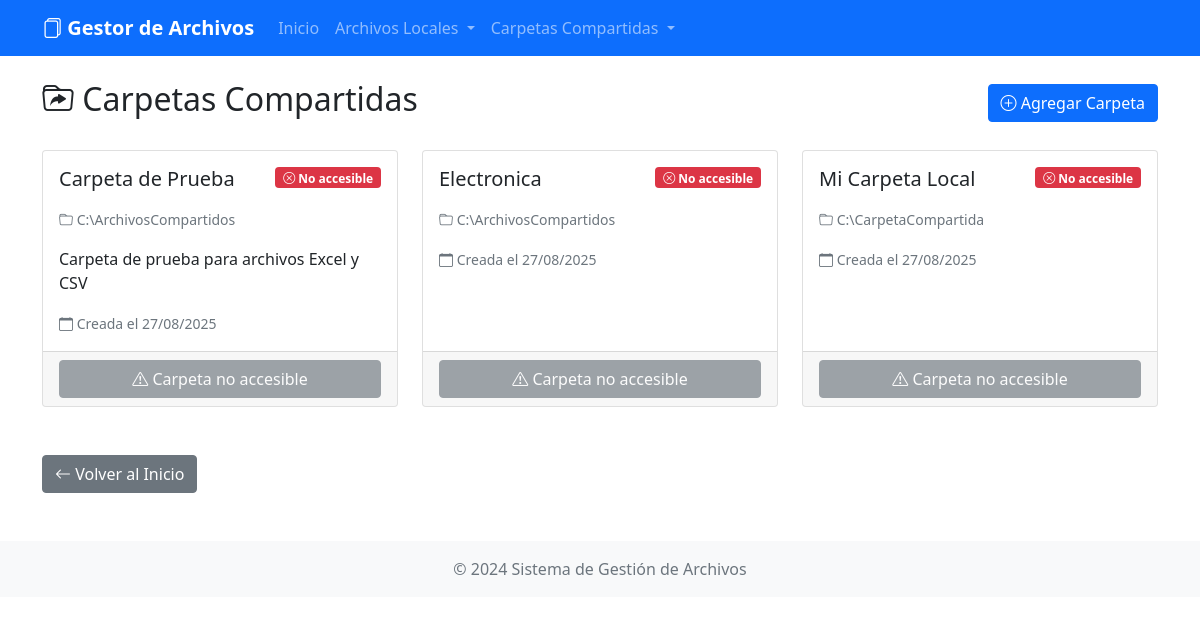
Page /carpetas/ on the earlier database version.
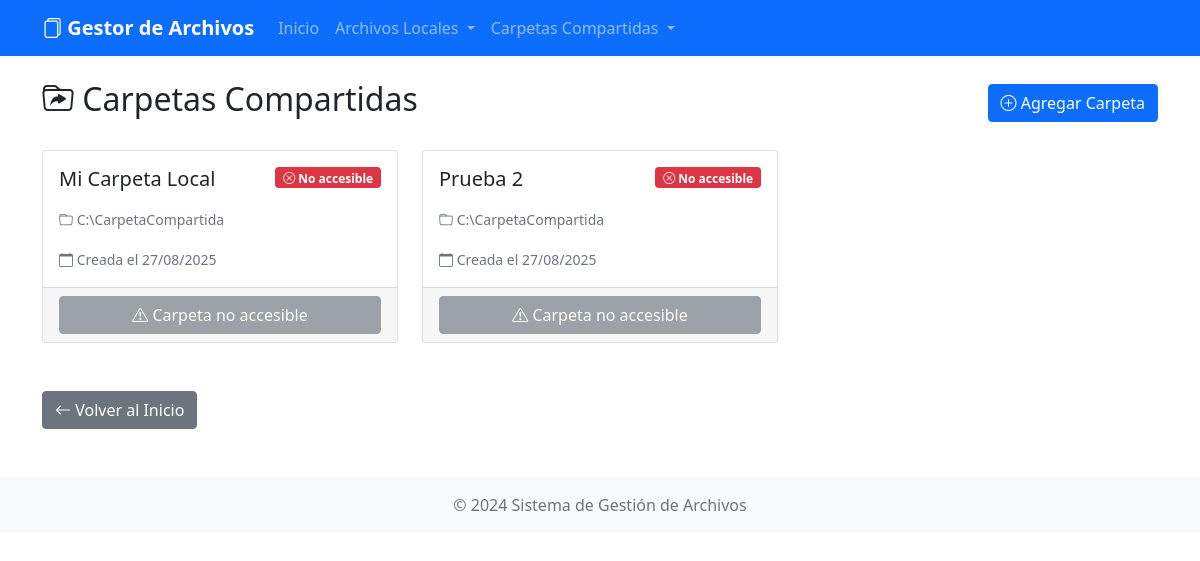
Same page on the later database version.
### archivos/models.py (models this page shows, shortened)
class CarpetaCompartida(models.Model):
    nombre = models.CharField(max_length=255, verbose_name="Nombre de la carpeta")
    ruta = models.CharField(max_length=500, verbose_name="Ruta de la carpeta compartida")
    descripcion = models.TextField(blank=True, null=True, verbose_name="Descripción")
    activa = models.BooleanField(default=True, verbose_name="Activa")
    fecha_creacion = models.DateTimeField(auto_now_add=True)
    class Meta:
        verbose_name = "Carpeta Compartida"
        verbose_name_plural = "Carpetas Compartidas"
    def existe(self):
        return os.path.exists(self.ruta) and os.path.isdir(self.ruta)

### archivos/views.py (the view)
# urls.py: path('carpetas/', views.listar_carpetas_compartidas, name='listar_carpetas_compartidas'),
def listar_carpetas_compartidas(request):
    carpetas = CarpetaCompartida.objects.filter(activa=True)
    for carpeta in carpetas:
        carpeta.accesible = carpeta.existe()
    return render(request, 'archivos/listar_carpetas.html', {
        'carpetas': carpetas
    })

### archivos/templates/archivos/listar_carpetas.html (shortened to what this page needs)
{% extends 'archivos/base.html' %}
{% block content %}
<div class="row">
    <div class="col-12">
        <div class="d-flex justify-content-between align-items-center mb-4">
            <h2><i class="bi bi-folder-symlink"></i> Carpetas Compartidas</h2>
            <a href="{% url 'gestionar_carpetas' %}" class="btn btn-primary">
                <i class="bi bi-plus-circle"></i> Agregar Carpeta
            </a>
        </div>
        {% if carpetas %}
            <div class="row">
                {% for carpeta in carpetas %}
                <div class="col-md-6 col-lg-4 mb-4">
                    <div class="card h-100 card-hover">
                        <div class="card-body">
                            <div class="d-flex justify-content-between align-items-start mb-2">
                                <h5 class="card-title">{{ carpeta.nombre }}</h5>
                                {% if carpeta.accesible %}
                                    <span class="badge bg-success">
                                        <i class="bi bi-check-circle"></i> Accesible
                                    </span>
                                {% else %}
                                    <span class="badge bg-danger">
                                        <i class="bi bi-x-circle"></i> No accesible
                                    </span>
                                {% endif %}
                            </div>
                            <p class="card-text">
                                <small class="text-muted">
                                    <i class="bi bi-folder"></i> {{ carpeta.ruta }}
                                </small>
                            </p>
                            {% if carpeta.descripcion %}
                                <p class="card-text">{{ carpeta.descripcion|truncatewords:15 }}</p>
                            {% endif %}
                            <p class="card-text">
                                <small class="text-muted">
                                    <i class="bi bi-calendar"></i> Creada el {{ carpeta.fecha_creacion|date:"d/m/Y" }}
                                </small>
                            </p>
                        </div>
                        <div class="card-footer">
                            {% if carpeta.accesible %}
                                <a href="{% url 'listar_archivos' carpeta.id %}" class="btn btn-info w-100">
                                    <i class="bi bi-files"></i> Ver Archivos
                                </a>
                            {% else %}
                                <button class="btn btn-secondary w-100" disabled>
                                    <i class="bi bi-exclamation-triangle"></i> Carpeta no accesible
                                </button>
                            {% endif %}
                        </div>
                    </div>
                </div>
                {% endfor %}
            </div>
        {% endif %}
        <div class="mt-4">
            <a href="{% url 'index' %}" class="btn btn-secondary">
                <i class="bi bi-arrow-left"></i> Volver al Inicio
            </a>
        </div>
    </div>
</div>
{% endblock %}

### archivos/templates/archivos/base.html (shortened to what this page needs)
<!DOCTYPE html>
<html lang="es">
<head>
    <link href="https://cdn.jsdelivr.net/npm/bootstrap@5.1.3/dist/css/bootstrap.min.css" rel="stylesheet">
    <link href="https://cdn.jsdelivr.net/npm/bootstrap-icons@1.7.2/font/bootstrap-icons.css" rel="stylesheet">
</head>
<body>
    <nav class="navbar navbar-expand-lg navbar-dark bg-primary">
        <div class="container">
            <a class="navbar-brand" href="{% url 'index' %}">
                <i class="bi bi-files"></i> Gestor de Archivos
            </a>
            <div class="collapse navbar-collapse" id="navbarNav">
                <ul class="navbar-nav me-auto">
                    <li class="nav-item">
                        <a class="nav-link" href="{% url 'index' %}">Inicio</a>
                    </li>
                    <li class="nav-item dropdown">
                        <a class="nav-link dropdown-toggle" href="#" id="navbarDropdown" role="button" data-bs-toggle="dropdown">
                            Archivos Locales
                        </a>
                    </li>
                    <li class="nav-item dropdown">
                        <a class="nav-link dropdown-toggle" href="#" id="navbarDropdown2" role="button" data-bs-toggle="dropdown">
                            Carpetas Compartidas
                        </a>
                    </li>
                </ul>
            </div>
        </div>
    </nav>
    <div class="container mt-4">
        {% block content %}{% endblock %}
    </div>
    <footer class="bg-light mt-5 py-3">
        <div class="container text-center">
            <p class="text-muted mb-0">© 2024 Sistema de Gestión de Archivos</p>
        </div>
    </footer>
</body>
</html>

### archivos/templates/archivos/base.html (style rules this page uses)
.navbar-brand { font-weight: bold; }

Differences in the rows shown:
removed CarpetaCompartida: nombre "Carpeta de Prueba", shows "No accesible", ruta "C:\\ArchivosCompartidos", descripcion "Carpeta de prueba para archivos Excel y CSV", fecha_creacion "27/08/2025", shows "Carpeta no accesible"
removed CarpetaCompartida: nombre "Electronica", shows "No accesible", ruta "C:\\ArchivosCompartidos", fecha_creacion "27/08/2025", shows "Carpeta no accesible"
added CarpetaCompartida: nombre "Prueba 2", shows "No accesible", ruta "C:\\CarpetaCompartida", fecha_creacion "27/08/2025", shows "Carpeta no accesible"
